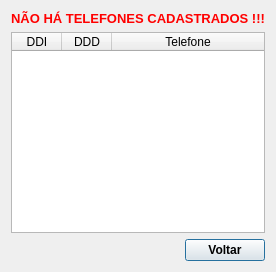
<?xml version="1.0" encoding="UTF-8"?>
<ui version="4.0">
 <class>frmConsultaTelefone</class>
 <widget class="QDialog" name="frmConsultaTelefone">
  <property name="geometry">
   <rect>
    <x>0</x>
    <y>0</y>
    <width>275</width>
    <height>272</height>
   </rect>
  </property>
  <property name="windowTitle">
   <string>Telefones</string>
  </property>
  <property name="windowIcon">
   <iconset resource="arquivos.qrc">
    <normaloff>:/Arquivos/Imagens/telefone.png</normaloff>:/Arquivos/Imagens/telefone.png</iconset>
  </property>
  <layout class="QGridLayout" name="gridLayout">
   <item row="2" column="1">
    <widget class="QPushButton" name="pushButton_Fechar">
     <property name="font">
      <font>
       <weight>75</weight>
       <bold>true</bold>
      </font>
     </property>
     <property name="text">
      <string>Voltar</string>
     </property>
     <property name="icon">
      <iconset resource="arquivos.qrc">
       <normaloff>:/Arquivos/Imagens/voltar.png</normaloff>:/Arquivos/Imagens/voltar.png</iconset>
     </property>
    </widget>
   </item>
   <item row="2" column="0">
    <spacer name="horizontalSpacer">
     <property name="orientation">
      <enum>Qt::Horizontal</enum>
     </property>
     <property name="sizeHint" stdset="0">
      <size>
       <width>40</width>
       <height>20</height>
      </size>
     </property>
    </spacer>
   </item>
   <item row="1" column="0" colspan="2">
    <widget class="QTableWidget" name="tableWidget_Telefones">
     <property name="editTriggers">
      <set>QAbstractItemView::NoEditTriggers</set>
     </property>
     <attribute name="horizontalHeaderDefaultSectionSize">
      <number>50</number>
     </attribute>
     <attribute name="horizontalHeaderShowSortIndicator" stdset="0">
      <bool>false</bool>
     </attribute>
     <attribute name="horizontalHeaderStretchLastSection">
      <bool>true</bool>
     </attribute>
     <attribute name="verticalHeaderVisible">
      <bool>false</bool>
     </attribute>
     <column>
      <property name="text">
       <string>DDI</string>
      </property>
     </column>
     <column>
      <property name="text">
       <string>DDD</string>
      </property>
     </column>
     <column>
      <property name="text">
       <string>Telefone</string>
      </property>
     </column>
    </widget>
   </item>
   <item row="0" column="0" colspan="2">
    <widget class="QLabel" name="label">
     <property name="font">
      <font>
       <pointsize>10</pointsize>
       <weight>75</weight>
       <bold>true</bold>
      </font>
     </property>
     <property name="styleSheet">
      <string notr="true">color: rgb(255, 0, 0);</string>
     </property>
     <property name="text">
      <string>NÃO HÁ TELEFONES CADASTRADOS !!!</string>
     </property>
     <property name="alignment">
      <set>Qt::AlignCenter</set>
     </property>
    </widget>
   </item>
  </layout>
 </widget>
 <resources>
  <include location="arquivos.qrc"/>
 </resources>
 <connections/>
</ui>
